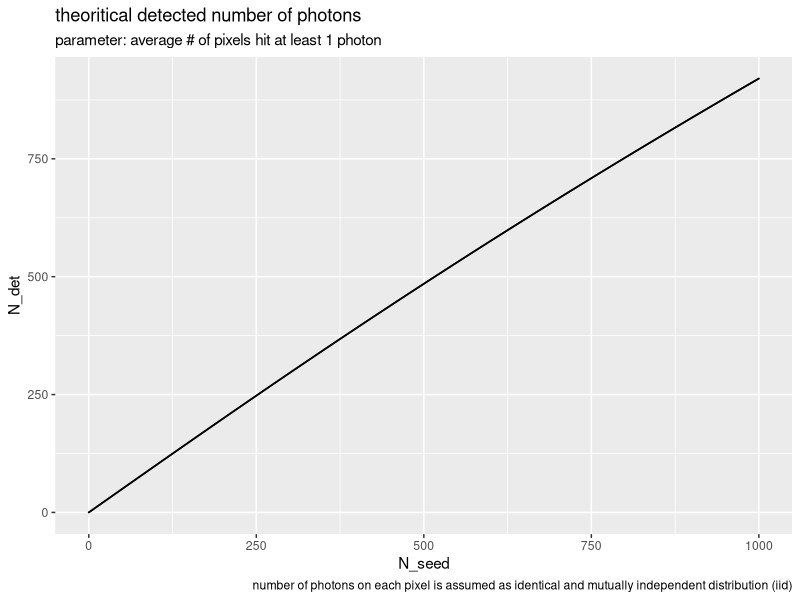
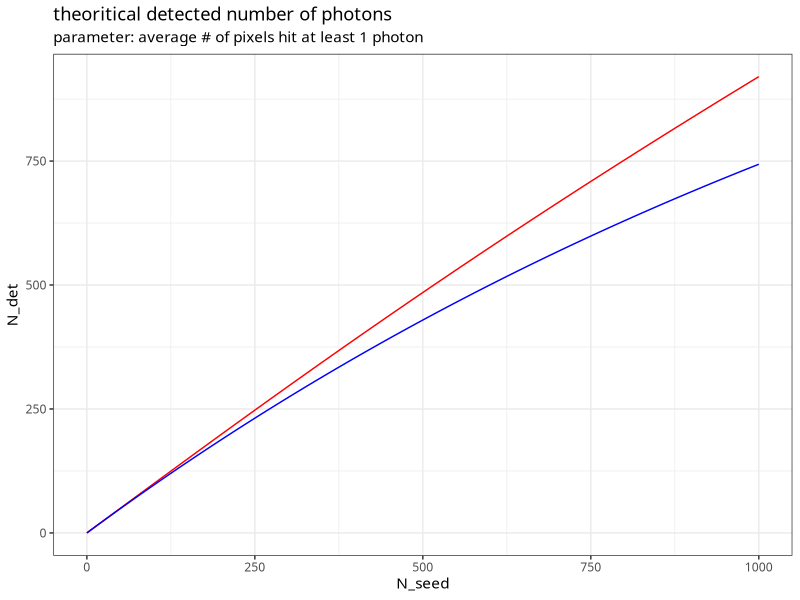

Write R code to recreate these figures, in order.
#poisson scattering
# x = number of pixels with x photons
# num.pixel = number of pixels in total

#intrinsic
num.pixel = 1600

# m = number of incident photons
m = c(0:1000)
avg.hit.least1 = num.pixel*(1-exp(-m/num.pixel))
# use num.pixel from average number of pixels with at least 1 photon
area.MPPC = (1.3E-3)^2
area.pixel = (10E-6)^2


# p = probability that any of subsquares with hitting once
#p = dbinom(1,m,1/num.pixel)

# mu = average # of photons hitting MPPC in the specific interval
mu = m*(1/num.pixel)
#mu = avg.hit.least1*(m/num.pixel)*exp(-m/num.pixel)

# infinitesimal time length (could be pulse width against recov time)c
time.recov = 80E-9
subinterval = time.recov
interval = 10E-9
param.poisson = avg.hit.least1/num.pixel

# alternative param.poisson 
#param.poisson = m*exp(-m/num.pixel)*(area.pixel/area.MPPC)*(subinterval/interval)

p.0 = dpois(0, param.poisson)
p.1 = dpois(1, param.poisson)

p.satu = 1- (p.0 + p.1)


#100*p.satu
#m = 1000 -> 0.00429
#m = 5000 -> 0.01804976

prob_satu = data.frame(
  incident = m,
  probability = p.satu,
  percentage = p.satu*100)

prob_satu$det = prob_satu$incident - (prob_satu$incident*prob_satu$probability)

prob_bin = data.frame(incident = m,
                      det = num.pixel*(1-exp(-m/num.pixel)))


det_compare = abs(prob_satu$det - prob_bin$det)

library(ggplot2)
#p_base = ggplot(data = prob_satu, mapping = aes(x = incident, y = percentage)) + 
  #geom_point(size = 0.001) + geom_line( )
#p_label = p_base + labs(title = "the probability distirubtion of the saturation",
                        #caption = "parameter = product of N_seed and probability that any of pixels is hit by 1 photon",
                        #x = "N_seed", y = "probability")
#p_label

p_base = ggplot(data = prob_satu, aes(x = incident, y = det)) + 
  geom_point(size = 0.001)
p_bin = ggplot(data = prob_bin, aes(x = incident, y = det)) + 
  geom_point(size = 0.001)

p_label = p_base + labs(title = "theoritical detected number of photons",
                        caption = "number of photons on each pixel is assumed as identical and mutually independent distribution (iid)",
                        subtitle = "parameter: average # of pixels hit at least 1 photon",
                        x = "N_seed", y = "N_det")
#probability that each pixel contains more than 2 photons corresponding to each N_seed
p_label

p_both = ggplot() + geom_line(data = prob_satu, aes(x = incident, y = det), color = "red") + 
  geom_line(data = prob_bin, aes(x = incident, y = det), color = "blue") +
  xlab("N_seed") + ylab("N_det")

p_compare = p_both + labs(title = "theoritical detected number of photons",
                     subtitle = "parameter: average # of pixels hit at least 1 photon",
                     x = "N_seed", y = "N_det") + theme_bw(base_family = "HiraKakuProN-W3") 

p_compare





#p_base = ggplot(data = prob_satu, mapping = aes(x = incident, y = percentage) + 
  #geom_point(size = 0.001)
#p_label = p_base + labs(title = "the probability distirubtion of the saturation (each pixel)",
                        #caption = "number of photons on each pixel is assumed as identical and mutually independent distribution (iid)",
                        #subtitle = "parameter: average # of pixels hit at least 1 photon (interval = 80/80ns)",
                        #x = "N_seed", y = "probability")
  #need to change m and incident to 500
